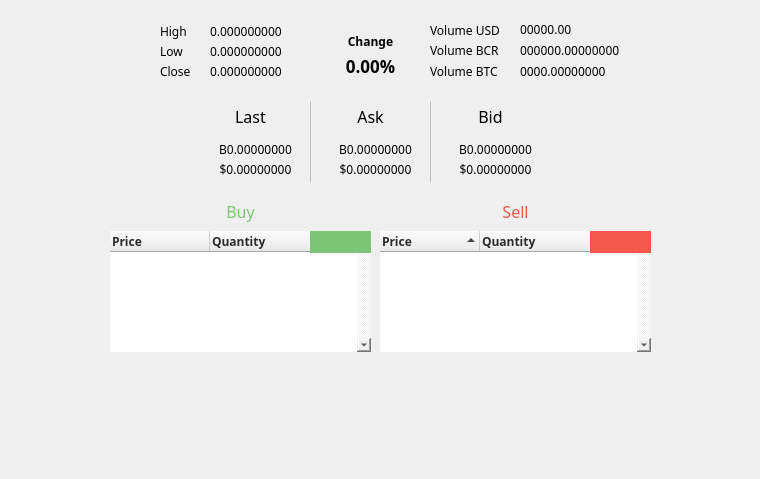
       <widget class="QWidget" name="qWidgetBittrexMarketData">
        <property name="styleSheet">
         <string notr="true">border:none;</string>
        </property>
        <attribute name="icon">
         <iconset resource="../bitcoin.qrc">
          <normaloff>:/icons/export</normaloff>:/icons/export</iconset>
        </attribute>
        <attribute name="title">
         <string>Data</string>
        </attribute>
        <widget class="QWidget" name="qWidgetBittrexMain" native="true">
         <property name="geometry">
          <rect>
           <x>30</x>
           <y>-79</y>
           <width>721</width>
           <height>470</height>
          </rect>
         </property>
         <property name="font">
          <font>
           <family>Myriad Pro</family>
           <pointsize>-1</pointsize>
          </font>
         </property>
         <property name="styleSheet">
          <string notr="true">Font-family:Myriad Pro;font-size:12px;</string>
         </property>
         <widget class="QWidget" name="qWidgetBittrexAsk" native="true">
          <property name="geometry">
           <rect>
            <x>290</x>
            <y>180</y>
            <width>111</width>
            <height>81</height>
           </rect>
          </property>
          <property name="styleSheet">
           <string notr="true">border-right:1px solid #bdc3c7;</string>
          </property>
          <widget class="QLabel" name="lblBittrexAskHeader">
           <property name="geometry">
            <rect>
             <x>0</x>
             <y>0</y>
             <width>101</width>
             <height>31</height>
            </rect>
           </property>
           <property name="styleSheet">
            <string notr="true">border:none;</string>
           </property>
           <property name="text">
            <string>&lt;html&gt;&lt;head/&gt;&lt;body&gt;&lt;p align=&quot;center&quot;&gt;&lt;span style=&quot; font-size:12pt;&quot;&gt;Ask&lt;/span&gt;&lt;/p&gt;&lt;/body&gt;&lt;/html&gt;</string>
           </property>
          </widget>
          <widget class="QLabel" name="lblBittrexAskBtc">
           <property name="geometry">
            <rect>
             <x>10</x>
             <y>40</y>
             <width>91</width>
             <height>16</height>
            </rect>
           </property>
           <property name="styleSheet">
            <string notr="true">border:none;</string>
           </property>
           <property name="text">
            <string>B0.00000000</string>
           </property>
           <property name="alignment">
            <set>Qt::AlignCenter</set>
           </property>
          </widget>
          <widget class="QLabel" name="lblBittrexAskUsd">
           <property name="geometry">
            <rect>
             <x>10</x>
             <y>60</y>
             <width>91</width>
             <height>16</height>
            </rect>
           </property>
           <property name="styleSheet">
            <string notr="true">border:none;</string>
           </property>
           <property name="text">
            <string>$0.00000000</string>
           </property>
           <property name="alignment">
            <set>Qt::AlignCenter</set>
           </property>
          </widget>
         </widget>
         <widget class="QWidget" name="qWidgetBittrexBid" native="true">
          <property name="geometry">
           <rect>
            <x>410</x>
            <y>180</y>
            <width>111</width>
            <height>81</height>
           </rect>
          </property>
          <widget class="QLabel" name="lblBittrexBidHeader">
           <property name="geometry">
            <rect>
             <x>0</x>
             <y>0</y>
             <width>101</width>
             <height>31</height>
            </rect>
           </property>
           <property name="styleSheet">
            <string notr="true">border:none;</string>
           </property>
           <property name="text">
            <string>&lt;html&gt;&lt;head/&gt;&lt;body&gt;&lt;p align=&quot;center&quot;&gt;&lt;span style=&quot; font-size:12pt;&quot;&gt;Bid&lt;/span&gt;&lt;/p&gt;&lt;/body&gt;&lt;/html&gt;</string>
           </property>
          </widget>
          <widget class="QLabel" name="lblBittrexBidBtc">
           <property name="geometry">
            <rect>
             <x>10</x>
             <y>40</y>
             <width>91</width>
             <height>16</height>
            </rect>
           </property>
           <property name="text">
            <string>B0.00000000</string>
           </property>
           <property name="alignment">
            <set>Qt::AlignCenter</set>
           </property>
          </widget>
          <widget class="QLabel" name="lblBittrexBidUsd">
           <property name="geometry">
            <rect>
             <x>10</x>
             <y>60</y>
             <width>91</width>
             <height>16</height>
            </rect>
           </property>
           <property name="text">
            <string>$0.00000000</string>
           </property>
           <property name="alignment">
            <set>Qt::AlignCenter</set>
           </property>
          </widget>
         </widget>
         <widget class="QWidget" name="qWidgetBittrexLast" native="true">
          <property name="geometry">
           <rect>
            <x>170</x>
            <y>180</y>
            <width>111</width>
            <height>81</height>
           </rect>
          </property>
          <property name="styleSheet">
           <string notr="true">border-right:1px solid #bdc3c7;</string>
          </property>
          <widget class="QLabel" name="lblBittrexLastHeader">
           <property name="geometry">
            <rect>
             <x>0</x>
             <y>0</y>
             <width>101</width>
             <height>31</height>
            </rect>
           </property>
           <property name="styleSheet">
            <string notr="true">border:none;</string>
           </property>
           <property name="text">
            <string>&lt;html&gt;&lt;head/&gt;&lt;body&gt;&lt;p align=&quot;center&quot;&gt;&lt;span style=&quot; font-size:12pt;&quot;&gt;Last&lt;/span&gt;&lt;/p&gt;&lt;/body&gt;&lt;/html&gt;</string>
           </property>
          </widget>
          <widget class="QLabel" name="lblBittrexLastBtc">
           <property name="geometry">
            <rect>
             <x>10</x>
             <y>40</y>
             <width>91</width>
             <height>16</height>
            </rect>
           </property>
           <property name="styleSheet">
            <string notr="true">border:none;</string>
           </property>
           <property name="text">
            <string>B0.00000000</string>
           </property>
           <property name="alignment">
            <set>Qt::AlignCenter</set>
           </property>
          </widget>
          <widget class="QLabel" name="lblBittrexLastUsd">
           <property name="geometry">
            <rect>
             <x>10</x>
             <y>60</y>
             <width>91</width>
             <height>16</height>
            </rect>
           </property>
           <property name="styleSheet">
            <string notr="true">border:none;</string>
           </property>
           <property name="text">
            <string>$0.00000000</string>
           </property>
           <property name="alignment">
            <set>Qt::AlignCenter</set>
           </property>
          </widget>
         </widget>
         <widget class="QLabel" name="lblBittrexChangePerc">
          <property name="geometry">
           <rect>
            <x>280</x>
            <y>130</y>
            <width>121</width>
            <height>31</height>
           </rect>
          </property>
          <property name="styleSheet">
           <string notr="true">font-weight:600;font-size:17px;</string>
          </property>
          <property name="text">
           <string>&lt;html&gt;&lt;head/&gt;&lt;body&gt;&lt;p&gt;0.00%&lt;/p&gt;&lt;/body&gt;&lt;/html&gt;</string>
          </property>
          <property name="alignment">
           <set>Qt::AlignCenter</set>
          </property>
         </widget>
         <widget class="QLabel" name="lblBittrexSellHeader">
          <property name="geometry">
           <rect>
            <x>350</x>
            <y>270</y>
            <width>271</width>
            <height>41</height>
           </rect>
          </property>
          <property name="font">
           <font>
            <family>Myriad Pro</family>
            <pointsize>-1</pointsize>
            <kerning>true</kerning>
           </font>
          </property>
          <property name="text">
           <string>&lt;html&gt;&lt;head/&gt;&lt;body&gt;&lt;p align=&quot;center&quot;&gt;&lt;span style=&quot; font-size:12pt; font-weight:400; color:#f2594b;&quot;&gt;Sell&lt;/span&gt;&lt;/p&gt;&lt;/body&gt;&lt;/html&gt;</string>
          </property>
         </widget>
         <widget class="QTreeWidget" name="qTreeWidgetBittrexSell">
          <property name="geometry">
           <rect>
            <x>350</x>
            <y>310</y>
            <width>271</width>
            <height>121</height>
           </rect>
          </property>
          <property name="autoFillBackground">
           <bool>true</bool>
          </property>
          <property name="styleSheet">
           <string notr="true"/>
          </property>
          <property name="verticalScrollBarPolicy">
           <enum>Qt::ScrollBarAlwaysOn</enum>
          </property>
          <property name="autoScrollMargin">
           <number>8</number>
          </property>
          <property name="indentation">
           <number>10</number>
          </property>
          <property name="sortingEnabled">
           <bool>true</bool>
          </property>
          <property name="animated">
           <bool>true</bool>
          </property>
          <attribute name="headerShowSortIndicator" stdset="0">
           <bool>true</bool>
          </attribute>
          <attribute name="headerStretchLastSection">
           <bool>true</bool>
          </attribute>
          <column>
           <property name="text">
            <string>Price</string>
           </property>
           <property name="font">
            <font>
             <family>Raavi</family>
             <pointsize>9</pointsize>
             <weight>75</weight>
             <italic>false</italic>
             <bold>true</bold>
             <stylestrategy>PreferAntialias</stylestrategy>
             <kerning>true</kerning>
            </font>
           </property>
           <property name="background">
            <color>
             <red>242</red>
             <green>89</green>
             <blue>75</blue>
            </color>
           </property>
           <property name="foreground">
            <brush brushstyle="SolidPattern">
             <color alpha="255">
              <red>43</red>
              <green>43</green>
              <blue>43</blue>
             </color>
            </brush>
           </property>
          </column>
          <column>
           <property name="text">
            <string>Quantity</string>
           </property>
           <property name="font">
            <font>
             <family>Raavi</family>
             <pointsize>9</pointsize>
             <weight>75</weight>
             <italic>false</italic>
             <bold>true</bold>
             <stylestrategy>PreferAntialias</stylestrategy>
             <kerning>true</kerning>
            </font>
           </property>
           <property name="background">
            <color>
             <red>242</red>
             <green>89</green>
             <blue>75</blue>
            </color>
           </property>
           <property name="foreground">
            <brush brushstyle="SolidPattern">
             <color alpha="255">
              <red>43</red>
              <green>43</green>
              <blue>43</blue>
             </color>
            </brush>
           </property>
          </column>
         </widget>
         <widget class="QLabel" name="lblBittrexVolumeScHeader">
          <property name="geometry">
           <rect>
            <x>400</x>
            <y>120</y>
            <width>81</width>
            <height>20</height>
           </rect>
          </property>
          <property name="text">
           <string>&lt;html&gt;&lt;head/&gt;&lt;body&gt;&lt;p&gt;Volume BCR&lt;/p&gt;&lt;/body&gt;&lt;/html&gt;</string>
          </property>
         </widget>
         <widget class="QLabel" name="lblBittrexVolumeSc">
          <property name="geometry">
           <rect>
            <x>490</x>
            <y>119</y>
            <width>141</width>
            <height>21</height>
           </rect>
          </property>
          <property name="text">
           <string>000000.00000000</string>
          </property>
         </widget>
         <widget class="QLabel" name="lblBittrexVolumeBtcHeader">
          <property name="geometry">
           <rect>
            <x>400</x>
            <y>142</y>
            <width>81</width>
            <height>16</height>
           </rect>
          </property>
          <property name="text">
           <string>&lt;html&gt;&lt;head/&gt;&lt;body&gt;&lt;p&gt;Volume BTC&lt;/p&gt;&lt;/body&gt;&lt;/html&gt;</string>
          </property>
         </widget>
         <widget class="QLabel" name="lblBittrexVolumeBtc">
          <property name="geometry">
           <rect>
            <x>490</x>
            <y>140</y>
            <width>141</width>
            <height>21</height>
           </rect>
          </property>
          <property name="text">
           <string>0000.00000000</string>
          </property>
         </widget>
         <widget class="QLabel" name="lblBittrexVolumeUsdHeader">
          <property name="geometry">
           <rect>
            <x>400</x>
            <y>100</y>
            <width>81</width>
            <height>20</height>
           </rect>
          </property>
          <property name="text">
           <string>&lt;html&gt;&lt;head/&gt;&lt;body&gt;&lt;p&gt;Volume USD&lt;/p&gt;&lt;/body&gt;&lt;/html&gt;</string>
          </property>
         </widget>
         <widget class="QLabel" name="lblBittrexHigh">
          <property name="geometry">
           <rect>
            <x>130</x>
            <y>100</y>
            <width>41</width>
            <height>21</height>
           </rect>
          </property>
          <property name="text">
           <string>&lt;html&gt;&lt;head/&gt;&lt;body&gt;&lt;p&gt;High&lt;/p&gt;&lt;/body&gt;&lt;/html&gt;</string>
          </property>
         </widget>
         <widget class="QLabel" name="lblBittrexVolumeUsd">
          <property name="geometry">
           <rect>
            <x>490</x>
            <y>98</y>
            <width>141</width>
            <height>21</height>
           </rect>
          </property>
          <property name="text">
           <string>00000.00</string>
          </property>
         </widget>
         <widget class="QLabel" name="lblBittrexHighBtc">
          <property name="geometry">
           <rect>
            <x>180</x>
            <y>100</y>
            <width>91</width>
            <height>21</height>
           </rect>
          </property>
          <property name="text">
           <string>0.000000000</string>
          </property>
         </widget>
         <widget class="QLabel" name="lblBittrexLow">
          <property name="geometry">
           <rect>
            <x>130</x>
            <y>120</y>
            <width>41</width>
            <height>21</height>
           </rect>
          </property>
          <property name="text">
           <string>&lt;html&gt;&lt;head/&gt;&lt;body&gt;&lt;p&gt;Low&lt;/p&gt;&lt;/body&gt;&lt;/html&gt;</string>
          </property>
         </widget>
         <widget class="QLabel" name="lblBittrexLowBtc">
          <property name="geometry">
           <rect>
            <x>180</x>
            <y>120</y>
            <width>91</width>
            <height>21</height>
           </rect>
          </property>
          <property name="text">
           <string>0.000000000</string>
          </property>
         </widget>
         <widget class="QFrame" name="imgBittrexSell">
          <property name="enabled">
           <bool>true</bool>
          </property>
          <property name="geometry">
           <rect>
            <x>560</x>
            <y>310</y>
            <width>61</width>
            <height>22</height>
           </rect>
          </property>
          <property name="minimumSize">
           <size>
            <width>0</width>
            <height>22</height>
           </size>
          </property>
          <property name="maximumSize">
           <size>
            <width>16777215</width>
            <height>22</height>
           </size>
          </property>
          <property name="styleSheet">
           <string notr="true">background-color:#f2594b;</string>
          </property>
         </widget>
         <widget class="QLabel" name="lblBittrexBuyHeader">
          <property name="geometry">
           <rect>
            <x>80</x>
            <y>270</y>
            <width>261</width>
            <height>41</height>
           </rect>
          </property>
          <property name="font">
           <font>
            <family>Myriad Pro</family>
            <pointsize>-1</pointsize>
            <weight>75</weight>
            <bold>true</bold>
           </font>
          </property>
          <property name="text">
           <string>&lt;html&gt;&lt;head/&gt;&lt;body&gt;&lt;p align=&quot;center&quot;&gt;&lt;span style=&quot; font-size:12pt; font-weight:400; color:#7cc576;&quot;&gt;Buy&lt;/span&gt;&lt;/p&gt;&lt;/body&gt;&lt;/html&gt;</string>
          </property>
         </widget>
         <widget class="QFrame" name="imgBittrexBuy">
          <property name="geometry">
           <rect>
            <x>280</x>
            <y>310</y>
            <width>61</width>
            <height>22</height>
           </rect>
          </property>
          <property name="minimumSize">
           <size>
            <width>0</width>
            <height>22</height>
           </size>
          </property>
          <property name="maximumSize">
           <size>
            <width>16777215</width>
            <height>22</height>
           </size>
          </property>
          <property name="styleSheet">
           <string notr="true">background-color:#7cc576;</string>
          </property>
         </widget>
         <widget class="QTreeWidget" name="qTreeWidgetBittrexBuy">
          <property name="geometry">
           <rect>
            <x>80</x>
            <y>310</y>
            <width>261</width>
            <height>121</height>
           </rect>
          </property>
          <property name="styleSheet">
           <string notr="true"/>
          </property>
          <property name="verticalScrollBarPolicy">
           <enum>Qt::ScrollBarAlwaysOn</enum>
          </property>
          <property name="indentation">
           <number>10</number>
          </property>
          <column>
           <property name="text">
            <string>Price</string>
           </property>
           <property name="font">
            <font>
             <family>Raavi</family>
             <weight>75</weight>
             <bold>true</bold>
            </font>
           </property>
           <property name="background">
            <color>
             <red>124</red>
             <green>197</green>
             <blue>118</blue>
            </color>
           </property>
           <property name="foreground">
            <brush brushstyle="SolidPattern">
             <color alpha="255">
              <red>43</red>
              <green>43</green>
              <blue>43</blue>
             </color>
            </brush>
           </property>
          </column>
          <column>
           <property name="text">
            <string>Quantity</string>
           </property>
           <property name="font">
            <font>
             <family>Raavi</family>
             <pointsize>9</pointsize>
             <weight>75</weight>
             <bold>true</bold>
            </font>
           </property>
           <property name="background">
            <color>
             <red>124</red>
             <green>197</green>
             <blue>118</blue>
            </color>
           </property>
           <property name="foreground">
            <brush brushstyle="SolidPattern">
             <color alpha="255">
              <red>43</red>
              <green>43</green>
              <blue>43</blue>
             </color>
            </brush>
           </property>
          </column>
         </widget>
         <widget class="QLabel" name="lblBittrexChange">
          <property name="geometry">
           <rect>
            <x>290</x>
            <y>110</y>
            <width>101</width>
            <height>21</height>
           </rect>
          </property>
          <property name="text">
           <string>&lt;html&gt;&lt;head/&gt;&lt;body&gt;&lt;p align=&quot;center&quot;&gt;&lt;span style=&quot; font-size:9pt; font-weight:600;&quot;&gt;Change&lt;/span&gt;&lt;/p&gt;&lt;/body&gt;&lt;/html&gt;</string>
          </property>
         </widget>
         <widget class="QLabel" name="lblBittrexCloseBtc">
          <property name="geometry">
           <rect>
            <x>180</x>
            <y>140</y>
            <width>91</width>
            <height>21</height>
           </rect>
          </property>
          <property name="text">
           <string>0.000000000</string>
          </property>
         </widget>
         <widget class="QLabel" name="lblBittrexClose">
          <property name="geometry">
           <rect>
            <x>130</x>
            <y>140</y>
            <width>41</width>
            <height>21</height>
           </rect>
          </property>
          <property name="text">
           <string>&lt;html&gt;&lt;head/&gt;&lt;body&gt;&lt;p&gt;Close&lt;/p&gt;&lt;/body&gt;&lt;/html&gt;</string>
          </property>
         </widget>
         <zorder>qWidgetBittrexAsk</zorder>
         <zorder>qWidgetBittrexBid</zorder>
         <zorder>qWidgetBittrexLast</zorder>
         <zorder>lblBittrexChangePerc</zorder>
         <zorder>lblBittrexSellHeader</zorder>
         <zorder>qTreeWidgetBittrexSell</zorder>
         <zorder>lblBittrexVolumeScHeader</zorder>
         <zorder>lblBittrexVolumeSc</zorder>
         <zorder>lblBittrexVolumeBtcHeader</zorder>
         <zorder>lblBittrexVolumeBtc</zorder>
         <zorder>lblBittrexVolumeUsdHeader</zorder>
         <zorder>lblBittrexHigh</zorder>
         <zorder>lblBittrexVolumeUsd</zorder>
         <zorder>lblBittrexHighBtc</zorder>
         <zorder>lblBittrexLow</zorder>
         <zorder>lblBittrexLowBtc</zorder>
         <zorder>lblBittrexBuyHeader</zorder>
         <zorder>qTreeWidgetBittrexBuy</zorder>
         <zorder>lblBittrexChange</zorder>
         <zorder>imgBittrexSell</zorder>
         <zorder>imgBittrexBuy</zorder>
         <zorder>lblBittrexCloseBtc</zorder>
         <zorder>lblBittrexClose</zorder>
        </widget>
       </widget>
